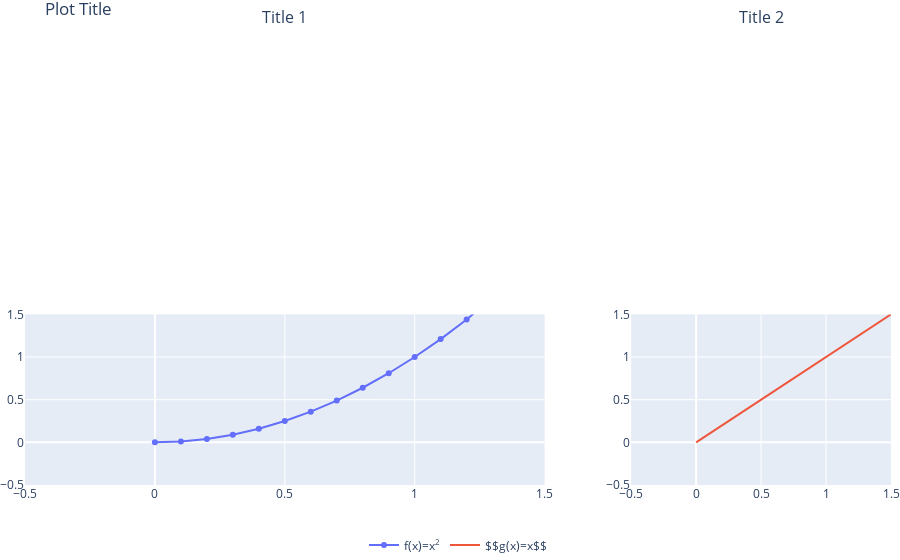

Notebook code for this chart:
### Code cell
fig = make_subplots(rows=2, cols=2, column_widths=(2, 1), specs= subplot_titles=['Title 1', 'Title 2'])
fig.update_yaxes(range=[-0.5, 1.5])
fig.update_xaxes(range=[-0.5, 1.5])

fig.add_trace(go.Scatter(x=x, y=f(x),  name='f(x)=x<sup>2</sup>', mode='lines+markers'), row=2, col=1)
fig.add_trace(go.Scatter(x=x, y=x, name='$$g(x)=x$$'), row=2, col=2)
fig.update_layout(legend_orientation="h",
                  legend=dict(x=.5, xanchor="center"),
                  title="Plot Title",
                  xaxis_title="x Axis Title",
                  yaxis_title="y Axis Title",
                  margin=dict(l=0, r=0, t=30, b=0))
fig.update_traces(hoverinfo="all", hovertemplate="Аргумент: %{x}<br>Функция: %{y}")
fig.show()

### Figure 1 — Plotly figure (JSON) as saved in the notebook; plotly's stock layout.template omitted (floating-point values rounded to 4 significant figures)
{"data": [{"hoverinfo": "all", "hovertemplate": "Аргумент: %{x}<br>Функция: %{y}", "mode": "lines+markers", "name": "f(x)=x<sup>2</sup>", "type": "scatter", "x": [0, 0.1, 0.2, 0.3, 0.4, 0.5, 0.6, 0.7, 0.8, 0.9, 1, 1.1, 1.2, 1.3, 1.4, 1.5, 1.6, 1.7, 1.8, 1.9, 2, 2.1, 2.2, 2.3, 2.4, 2.5, 2.6, 2.7, 2.8, 2.9, 3, 3.1, 3.2, 3.3, 3.4, 3.5, 3.6, 3.7, 3.8, 3.9, 4, 4.1, 4.2, 4.3, 4.4, 4.5, 4.6, 4.7, 4.8, 4.9], "xaxis": "x3", "y": [0, 0.01, 0.04, 0.09, 0.16, 0.25, 0.36, 0.49, 0.64, 0.81, 1, 1.21, 1.44, 1.69, 1.96, 2.25, 2.56, 2.89, 3.24, 3.61, 4, 4.41, 4.84, 5.29, 5.76, 6.25, 6.76, 7.29, 7.84, 8.41, 9, 9.61, 10.24, 10.89, 11.56, 12.25, 12.96, 13.69, 14.44, 15.21, 16, 16.81, 17.64, 18.49, 19.36, 20.25, 21.16, 22.09, 23.04, 24.01], "yaxis": "y3"}, {"hoverinfo": "all", "hovertemplate": "Аргумент: %{x}<br>Функция: %{y}", "name": "$$g(x)=x$$", "type": "scatter", "x": [0, 0.1, 0.2, 0.3, 0.4, 0.5, 0.6, 0.7, 0.8, 0.9, 1, 1.1, 1.2, 1.3, 1.4, 1.5, 1.6, 1.7, 1.8, 1.9, 2, 2.1, 2.2, 2.3, 2.4, 2.5, 2.6, 2.7, 2.8, 2.9, 3, 3.1, 3.2, 3.3, 3.4, 3.5, 3.6, 3.7, 3.8, 3.9, 4, 4.1, 4.2, 4.3, 4.4, 4.5, 4.6, 4.7, 4.8, 4.9], "xaxis": "x4", "y": [0, 0.1, 0.2, 0.3, 0.4, 0.5, 0.6, 0.7, 0.8, 0.9, 1, 1.1, 1.2, 1.3, 1.4, 1.5, 1.6, 1.7, 1.8, 1.9, 2, 2.1, 2.2, 2.3, 2.4, 2.5, 2.6, 2.7, 2.8, 2.9, 3, 3.1, 3.2, 3.3, 3.4, 3.5, 3.6, 3.7, 3.8, 3.9, 4, 4.1, 4.2, 4.3, 4.4, 4.5, 4.6, 4.7, 4.8, 4.9], "yaxis": "y4"}], "layout": {"annotations": [{"font": {"size": 16}, "showarrow": false, "text": "Title 1", "x": 0.3, "xanchor": "center", "xref": "paper", "y": 1, "yanchor": "bottom", "yref": "paper"}, {"font": {"size": 16}, "showarrow": false, "text": "Title 2", "x": 0.85, "xanchor": "center", "xref": "paper", "y": 1, "yanchor": "bottom", "yref": "paper"}], "legend": {"orientation": "h", "x": 0.5, "xanchor": "center"}, "margin": {"b": 0, "l": 0, "r": 0, "t": 30}, "title": {"text": "Plot Title"}, "xaxis": {"anchor": "y", "domain": [0, 0.6], "range": [-0.5, 1.5], "title": {"text": "x Axis Title"}}, "xaxis2": {"anchor": "y2", "domain": [0.7, 1], "range": [-0.5, 1.5]}, "xaxis3": {"anchor": "y3", "domain": [0, 0.6], "range": [-0.5, 1.5]}, "xaxis4": {"anchor": "y4", "domain": [0.7, 1], "range": [-0.5, 1.5]}, "yaxis": {"anchor": "x", "domain": [0.625, 1], "range": [-0.5, 1.5], "title": {"text": "y Axis Title"}}, "yaxis2": {"anchor": "x2", "domain": [0.625, 1], "range": [-0.5, 1.5]}, "yaxis3": {"anchor": "x3", "domain": [0, 0.375], "range": [-0.5, 1.5]}, "yaxis4": {"anchor": "x4", "domain": [0, 0.375], "range": [-0.5, 1.5]}}}
